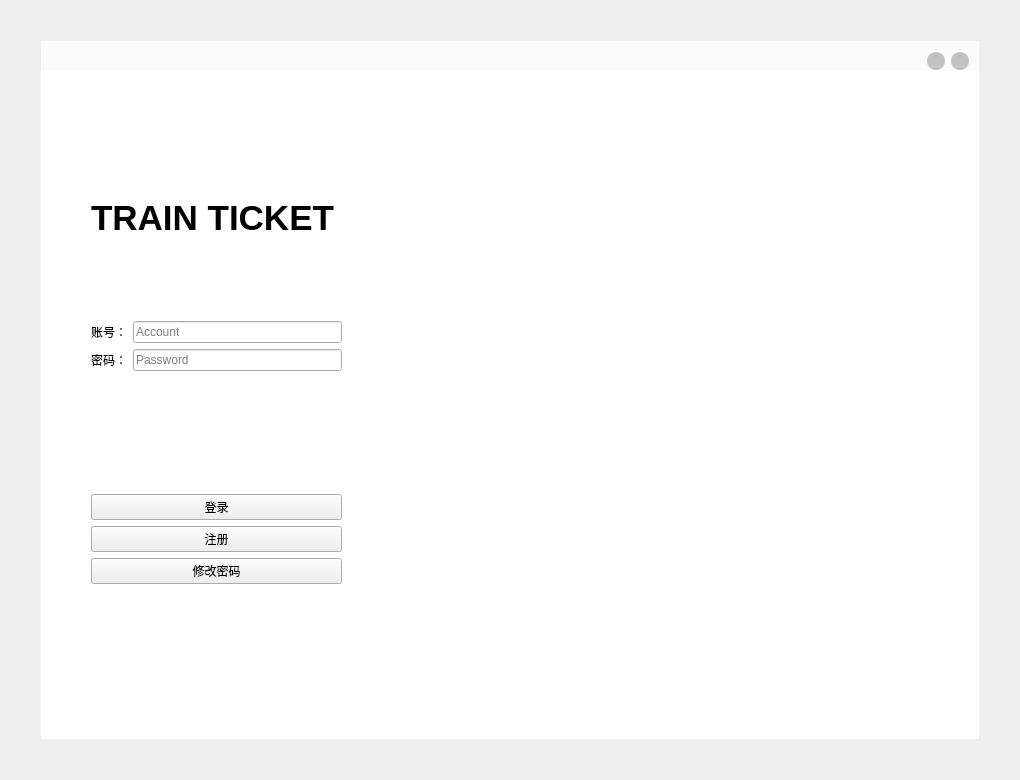
<?xml version="1.0" encoding="UTF-8"?>
<ui version="4.0">
 <class>framelessWidget</class>
 <widget class="QWidget" name="framelessWidget">
  <property name="geometry">
   <rect>
    <x>0</x>
    <y>0</y>
    <width>1020</width>
    <height>780</height>
   </rect>
  </property>
  <property name="windowTitle">
   <string>MainWindow</string>
  </property>
  <property name="windowIcon">
   <iconset resource="imag.qrc">
    <normaloff>:/head.png</normaloff>:/head.png</iconset>
  </property>
  <property name="styleSheet">
   <string notr="true"/>
  </property>
  <layout class="QGridLayout" name="gridLayout_2">
   <item row="0" column="0">
    <layout class="QGridLayout" name="gridLayout">
     <property name="leftMargin">
      <number>0</number>
     </property>
     <property name="topMargin">
      <number>0</number>
     </property>
     <property name="rightMargin">
      <number>0</number>
     </property>
     <property name="bottomMargin">
      <number>0</number>
     </property>
     <item row="0" column="0">
      <layout class="QVBoxLayout" name="verticalLayout">
       <property name="leftMargin">
        <number>30</number>
       </property>
       <property name="topMargin">
        <number>30</number>
       </property>
       <property name="rightMargin">
        <number>30</number>
       </property>
       <property name="bottomMargin">
        <number>30</number>
       </property>
       <item>
        <widget class="QWidget" name="mainWidget" native="true">
         <layout class="QVBoxLayout" name="verticalLayout_3">
          <property name="leftMargin">
           <number>0</number>
          </property>
          <property name="topMargin">
           <number>0</number>
          </property>
          <property name="rightMargin">
           <number>0</number>
          </property>
          <property name="bottomMargin">
           <number>0</number>
          </property>
          <item>
           <layout class="QVBoxLayout" name="mainLayout">
            <property name="spacing">
             <number>0</number>
            </property>
            <item>
             <widget class="QWidget" name="titleBar" native="true">
              <property name="minimumSize">
               <size>
                <width>0</width>
                <height>30</height>
               </size>
              </property>
              <property name="maximumSize">
               <size>
                <width>16777215</width>
                <height>30</height>
               </size>
              </property>
              <property name="styleSheet">
               <string notr="true">#titleBar{

background-color: rgb(251, 251, 251);}</string>
              </property>
              <layout class="QVBoxLayout" name="verticalLayout_2">
               <property name="leftMargin">
                <number>0</number>
               </property>
               <property name="topMargin">
                <number>0</number>
               </property>
               <property name="rightMargin">
                <number>0</number>
               </property>
               <property name="bottomMargin">
                <number>0</number>
               </property>
               <item>
                <layout class="QHBoxLayout" name="horizontalLayout">
                 <property name="topMargin">
                  <number>10</number>
                 </property>
                 <property name="rightMargin">
                  <number>10</number>
                 </property>
                 <item>
                  <spacer name="horizontalSpacer">
                   <property name="orientation">
                    <enum>Qt::Horizontal</enum>
                   </property>
                   <property name="sizeHint" stdset="0">
                    <size>
                     <width>40</width>
                     <height>20</height>
                    </size>
                   </property>
                  </spacer>
                 </item>
                 <item>
                  <widget class="QPushButton" name="Button_min">
                   <property name="minimumSize">
                    <size>
                     <width>18</width>
                     <height>18</height>
                    </size>
                   </property>
                   <property name="maximumSize">
                    <size>
                     <width>18</width>
                     <height>18</height>
                    </size>
                   </property>
                   <property name="styleSheet">
                    <string notr="true">QPushButton{background-color:#c2c2c2;border-radius:9px}
QPushButton:hover {background-color:#f9bf45;border-radius:9px;}
QPushButton:pressed {background-color:#ffb11b;border-radius:9px;}</string>
                   </property>
                   <property name="text">
                    <string/>
                   </property>
                  </widget>
                 </item>
                 <item>
                  <widget class="QPushButton" name="Button_close">
                   <property name="minimumSize">
                    <size>
                     <width>18</width>
                     <height>18</height>
                    </size>
                   </property>
                   <property name="maximumSize">
                    <size>
                     <width>18</width>
                     <height>18</height>
                    </size>
                   </property>
                   <property name="styleSheet">
                    <string notr="true">QPushButton{background-color:#c2c2c2;border-radius:9px}
QPushButton:hover {background-color:#cb4042;border-radius:9px;}
QPushButton:pressed {background-color:#ab3b3a;border-radius:9px;}</string>
                   </property>
                   <property name="text">
                    <string/>
                   </property>
                  </widget>
                 </item>
                </layout>
               </item>
              </layout>
             </widget>
            </item>
            <item>
             <widget class="QWidget" name="mainDisplayWidget" native="true">
              <property name="styleSheet">
               <string notr="true">#mainDisplayWidget{
background-color: rgb(255, 255, 255);}</string>
              </property>
              <widget class="QLabel" name="label">
               <property name="geometry">
                <rect>
                 <x>360</x>
                 <y>0</y>
                 <width>591</width>
                 <height>681</height>
                </rect>
               </property>
               <property name="text">
                <string/>
               </property>
               <property name="pixmap">
                <pixmap resource="pic/resource.qrc">:/train.jpg</pixmap>
               </property>
               <property name="scaledContents">
                <bool>true</bool>
               </property>
              </widget>
              <widget class="QWidget" name="layoutWidget">
               <property name="geometry">
                <rect>
                 <x>50</x>
                 <y>50</y>
                 <width>251</width>
                 <height>541</height>
                </rect>
               </property>
               <layout class="QVBoxLayout" name="verticalLayout_5">
                <item>
                 <widget class="QLabel" name="label_10">
                  <property name="sizePolicy">
                   <sizepolicy hsizetype="Fixed" vsizetype="Fixed">
                    <horstretch>0</horstretch>
                    <verstretch>0</verstretch>
                   </sizepolicy>
                  </property>
                  <property name="styleSheet">
                   <string notr="true">QLabel {
    font-family: &quot;Microsoft YaHei&quot;;
    font-size: 35px;
	font-weight: bold;
    color:black;
	border:none;
}</string>
                  </property>
                  <property name="text">
                   <string>TRAIN TICKET</string>
                  </property>
                  <property name="alignment">
                   <set>Qt::AlignCenter</set>
                  </property>
                 </widget>
                </item>
                <item>
                 <layout class="QVBoxLayout" name="verticalLayout_9">
                  <item>
                   <layout class="QHBoxLayout" name="horizontalLayout_7">
                    <item>
                     <widget class="QLabel" name="label_5">
                      <property name="text">
                       <string>账号：</string>
                      </property>
                     </widget>
                    </item>
                    <item>
                     <widget class="QtMaterialAutoComplete" name="L_Ac">
                      <property name="styleSheet">
                       <string notr="true"/>
                      </property>
                      <property name="text">
                       <string/>
                      </property>
                      <property name="placeholderText">
                       <string>Account</string>
                      </property>
                     </widget>
                    </item>
                   </layout>
                  </item>
                  <item>
                   <layout class="QHBoxLayout" name="horizontalLayout_8">
                    <item>
                     <widget class="QLabel" name="label_6">
                      <property name="text">
                       <string>密码：</string>
                      </property>
                     </widget>
                    </item>
                    <item>
                     <widget class="QtMaterialAutoComplete" name="L_Psd">
                      <property name="placeholderText">
                       <string>Password</string>
                      </property>
                     </widget>
                    </item>
                   </layout>
                  </item>
                 </layout>
                </item>
                <item>
                 <layout class="QVBoxLayout" name="verticalLayout_4">
                  <item>
                   <spacer name="verticalSpacer_2">
                    <property name="orientation">
                     <enum>Qt::Vertical</enum>
                    </property>
                    <property name="sizeType">
                     <enum>QSizePolicy::Fixed</enum>
                    </property>
                    <property name="sizeHint" stdset="0">
                     <size>
                      <width>20</width>
                      <height>40</height>
                     </size>
                    </property>
                   </spacer>
                  </item>
                  <item>
                   <widget class="QtMaterialRaisedButton" name="btn_login">
                    <property name="whatsThis">
                     <string>&lt;html&gt;&lt;head/&gt;&lt;body&gt;&lt;p&gt;&lt;span style=&quot; font-weight:700;&quot;&gt;登录&lt;/span&gt;&lt;/p&gt;&lt;/body&gt;&lt;/html&gt;</string>
                    </property>
                    <property name="text">
                     <string>登录</string>
                    </property>
                   </widget>
                  </item>
                  <item>
                   <widget class="QtMaterialRaisedButton" name="btn_reg">
                    <property name="text">
                     <string>注册</string>
                    </property>
                   </widget>
                  </item>
                  <item>
                   <widget class="QtMaterialRaisedButton" name="btn_chg">
                    <property name="text">
                     <string>修改密码</string>
                    </property>
                   </widget>
                  </item>
                 </layout>
                </item>
               </layout>
              </widget>
             </widget>
            </item>
           </layout>
          </item>
         </layout>
        </widget>
       </item>
      </layout>
     </item>
    </layout>
   </item>
  </layout>
 </widget>
 <customwidgets>
  <customwidget>
   <class>QtMaterialAutoComplete</class>
   <extends>QLineEdit</extends>
   <header location="global">qtmaterialautocomplete.h</header>
  </customwidget>
  <customwidget>
   <class>QtMaterialRaisedButton</class>
   <extends>QPushButton</extends>
   <header location="global">qtmaterialraisedbutton.h</header>
  </customwidget>
 </customwidgets>
 <resources>
  <include location="pic/resource.qrc"/>
  <include location="imag.qrc"/>
 </resources>
 <connections/>
</ui>
